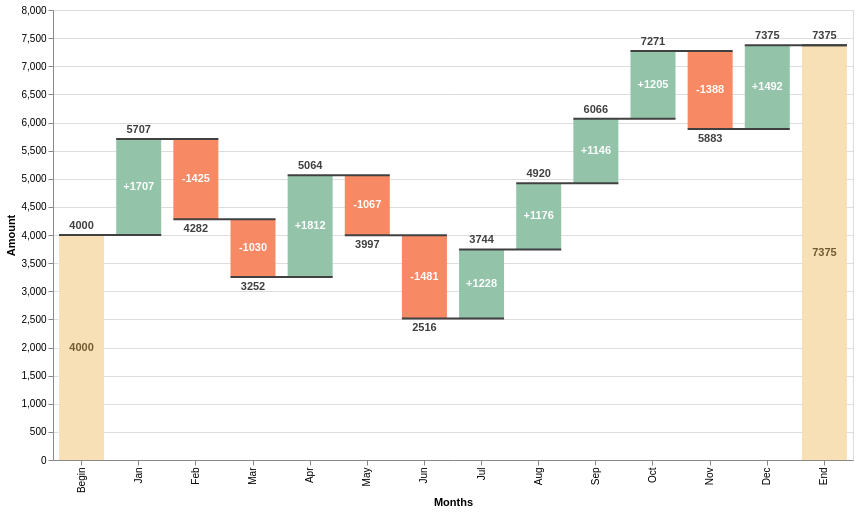

Vega-Lite specification stored for this chart:
### Vega specification from a JSON file in a GitHub repository (floating-point values rounded to 4 significant figures)
{"$schema": "https://vega.github.io/schema/vega/v5.json", "autosize": "pad", "padding": 5, "width": 800, "height": 450, "style": "cell", "data": [{"name": "source_0", "values": [{"label": "Begin", "amount": 4000}, {"label": "Jan", "amount": 1707}, {"label": "Feb", "amount": -1425}, {"label": "Mar", "amount": -1030}, {"label": "Apr", "amount": 1812}, {"label": "May", "amount": -1067}, {"label": "Jun", "amount": -1481}, {"label": "Jul", "amount": 1228}, {"label": "Aug", "amount": 1176}, {"label": "Sep", "amount": 1146}, {"label": "Oct", "amount": 1205}, {"label": "Nov", "amount": -1388}, {"label": "Dec", "amount": 1492}, {"label": "End", "amount": 0}]}, {"name": "data_0", "source": "source_0", "transform": [{"type": "window", "params": [null], "as": ["sum"], "ops": ["sum"], "fields": ["amount"], "sort": {"field": [], "order": []}}, {"type": "window", "params": [null], "as": ["lead"], "ops": ["lead"], "fields": ["label"], "sort": {"field": [], "order": []}}, {"type": "formula", "expr": "datum.lead === null ? datum.label : datum.lead", "as": "lead"}, {"type": "formula", "expr": "datum.label === 'End' ? 0 : datum.sum - datum.amount", "as": "previous_sum"}, {"type": "formula", "expr": "datum.label === 'End' ? datum.sum : datum.amount", "as": "amount"}, {"type": "formula", "expr": "(datum.label !== 'Begin' && datum.label !== 'End' && datum.amount > 0 ? '+' : '') + datum.amount", "as": "text_amount"}, {"type": "formula", "expr": "(datum.sum + datum.previous_sum) / 2", "as": "center"}, {"type": "formula", "expr": "datum.sum < datum.previous_sum ? datum.sum : ''", "as": "sum_dec"}, {"type": "formula", "expr": "datum.sum > datum.previous_sum ? datum.sum : ''", "as": "sum_inc"}]}, {"name": "data_1", "source": "data_0", "transform": [{"type": "filter", "expr": "datum[\"previous_sum\"] !== null && !isNaN(datum[\"previous_sum\"])"}]}, {"name": "data_2", "source": "data_0", "transform": [{"type": "filter", "expr": "datum[\"sum\"] !== null && !isNaN(datum[\"sum\"])"}]}, {"name": "data_3", "source": "data_0", "transform": [{"type": "filter", "expr": "datum[\"sum_inc\"] !== null && !isNaN(datum[\"sum_inc\"])"}]}, {"name": "data_4", "source": "data_0", "transform": [{"type": "filter", "expr": "datum[\"sum_dec\"] !== null && !isNaN(datum[\"sum_dec\"])"}]}, {"name": "data_5", "source": "data_0", "transform": [{"type": "filter", "expr": "datum[\"center\"] !== null && !isNaN(datum[\"center\"])"}]}], "marks": [{"name": "layer_0_marks", "type": "rect", "style": ["bar"], "from": {"data": "data_1"}, "encode": {"update": {"fill": [{"test": "datum.label === 'Begin' || datum.label === 'End'", "value": "#f7e0b6"}, {"test": "datum.sum < datum.previous_sum", "value": "#f78a64"}, {"value": "#93c4aa"}], "xc": {"scale": "x", "field": "label", "band": 0.5}, "width": {"value": 45}, "y": {"scale": "y", "field": "previous_sum"}, "y2": {"scale": "y", "field": "sum"}}}}, {"name": "layer_1_marks", "type": "rule", "style": ["rule"], "from": {"data": "data_2"}, "encode": {"update": {"opacity": {"value": 1}, "strokeWidth": {"value": 2}, "stroke": {"value": "#404040"}, "x": {"scale": "x", "field": "label", "offset": -22.5, "band": 0.5}, "y": {"scale": "y", "field": "sum"}, "x2": {"scale": "x", "field": "lead", "offset": 22.5, "band": 0.5}}}}, {"name": "layer_2_marks", "type": "text", "style": ["text"], "from": {"data": "data_3"}, "encode": {"update": {"baseline": {"value": "bottom"}, "dy": {"value": -4}, "fill": {"value": "#404040"}, "x": {"scale": "x", "field": "label", "band": 0.5}, "y": {"scale": "y", "field": "sum_inc"}, "text": {"signal": "''+datum[\"sum_inc\"]"}, "align": {"value": "center"}}}}, {"name": "layer_3_marks", "type": "text", "style": ["text"], "from": {"data": "data_4"}, "encode": {"update": {"baseline": {"value": "top"}, "dy": {"value": 4}, "fill": {"value": "#404040"}, "x": {"scale": "x", "field": "label", "band": 0.5}, "y": {"scale": "y", "field": "sum_dec"}, "text": {"signal": "''+datum[\"sum_dec\"]"}, "align": {"value": "center"}}}}, {"name": "layer_4_marks", "type": "text", "style": ["text"], "from": {"data": "data_5"}, "encode": {"update": {"baseline": {"value": "middle"}, "fontWeight": {"value": "bold"}, "fill": [{"test": "datum.label === 'Begin' || datum.label === 'End'", "value": "#725a30"}, {"value": "white"}], "x": {"scale": "x", "field": "label", "band": 0.5}, "y": {"scale": "y", "field": "center"}, "text": {"signal": "''+datum[\"text_amount\"]"}, "align": {"value": "center"}}}}], "scales": [{"name": "x", "type": "band", "domain": {"fields": [{"data": "data_1", "field": "label"}, {"data": "data_2", "field": "label"}, {"data": "data_2", "field": "lead"}, {"data": "data_3", "field": "label"}, {"data": "data_4", "field": "label"}, {"data": "data_5", "field": "label"}]}, "range": [0, {"signal": "width"}], "paddingInner": 0.1, "paddingOuter": 0.05}, {"name": "y", "type": "linear", "domain": {"fields": [{"data": "data_1", "field": "previous_sum"}, {"data": "data_1", "field": "sum"}, {"data": "data_2", "field": "sum"}, {"data": "data_3", "field": "sum_inc"}, {"data": "data_4", "field": "sum_dec"}, {"data": "data_5", "field": "center"}]}, "range": [{"signal": "height"}, 0], "nice": true, "zero": true}], "axes": [{"scale": "x", "orient": "bottom", "grid": false, "title": "Months", "labelAlign": "right", "labelAngle": 270, "labelBaseline": "middle", "labelOverlap": true, "zindex": 1}, {"scale": "y", "orient": "left", "grid": false, "title": "Amount", "labelOverlap": true, "tickCount": {"signal": "ceil(height/40)"}, "zindex": 1}, {"scale": "y", "orient": "left", "gridScale": "x", "grid": true, "tickCount": {"signal": "ceil(height/40)"}, "domain": false, "labels": false, "maxExtent": 0, "minExtent": 0, "ticks": false, "zindex": 0}], "config": {"style": {"text": {"fontWeight": "bold"}}}}
